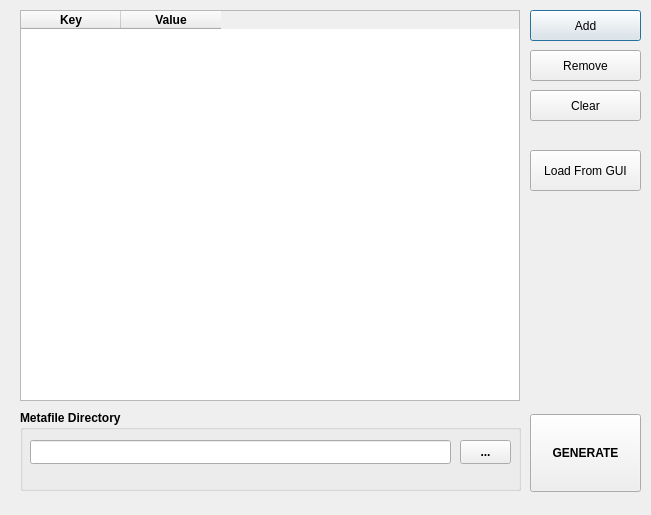
<?xml version="1.0" encoding="UTF-8"?>
<ui version="4.0">
 <class>DGGRIDDialogBase</class>
 <widget class="QDialog" name="DGGRIDDialogBase">
  <property name="enabled">
   <bool>true</bool>
  </property>
  <property name="geometry">
   <rect>
    <x>0</x>
    <y>0</y>
    <width>651</width>
    <height>515</height>
   </rect>
  </property>
  <property name="windowTitle">
   <string>Metafile Options</string>
  </property>
  <widget class="QTableWidget" name="table_options">
   <property name="geometry">
    <rect>
     <x>20</x>
     <y>10</y>
     <width>500</width>
     <height>391</height>
    </rect>
   </property>
   <property name="selectionMode">
    <enum>QAbstractItemView::SingleSelection</enum>
   </property>
   <property name="selectionBehavior">
    <enum>QAbstractItemView::SelectRows</enum>
   </property>
   <column>
    <property name="text">
     <string>Key</string>
    </property>
    <property name="font">
     <font>
      <weight>75</weight>
      <bold>true</bold>
     </font>
    </property>
   </column>
   <column>
    <property name="text">
     <string>Value</string>
    </property>
    <property name="font">
     <font>
      <weight>75</weight>
      <bold>true</bold>
     </font>
    </property>
   </column>
  </widget>
  <widget class="QPushButton" name="pb_addline">
   <property name="geometry">
    <rect>
     <x>530</x>
     <y>10</y>
     <width>111</width>
     <height>31</height>
    </rect>
   </property>
   <property name="text">
    <string>Add</string>
   </property>
  </widget>
  <widget class="QPushButton" name="pb_removeline">
   <property name="geometry">
    <rect>
     <x>530</x>
     <y>50</y>
     <width>111</width>
     <height>31</height>
    </rect>
   </property>
   <property name="text">
    <string>Remove</string>
   </property>
  </widget>
  <widget class="QPushButton" name="pb_cleartable">
   <property name="geometry">
    <rect>
     <x>530</x>
     <y>90</y>
     <width>111</width>
     <height>31</height>
    </rect>
   </property>
   <property name="text">
    <string>Clear</string>
   </property>
  </widget>
  <widget class="QPushButton" name="pb_loadFromGui">
   <property name="geometry">
    <rect>
     <x>530</x>
     <y>150</y>
     <width>111</width>
     <height>41</height>
    </rect>
   </property>
   <property name="font">
    <font>
     <weight>50</weight>
     <bold>false</bold>
    </font>
   </property>
   <property name="text">
    <string>Load From GUI</string>
   </property>
  </widget>
  <widget class="QGroupBox" name="groupBox_4">
   <property name="geometry">
    <rect>
     <x>20</x>
     <y>410</y>
     <width>501</width>
     <height>81</height>
    </rect>
   </property>
   <property name="sizePolicy">
    <sizepolicy hsizetype="Fixed" vsizetype="Fixed">
     <horstretch>0</horstretch>
     <verstretch>0</verstretch>
    </sizepolicy>
   </property>
   <property name="font">
    <font>
     <weight>75</weight>
     <bold>true</bold>
    </font>
   </property>
   <property name="title">
    <string>Metafile Directory</string>
   </property>
   <widget class="QLineEdit" name="le_wdir">
    <property name="enabled">
     <bool>true</bool>
    </property>
    <property name="geometry">
     <rect>
      <x>10</x>
      <y>30</y>
      <width>421</width>
      <height>24</height>
     </rect>
    </property>
    <property name="frame">
     <bool>true</bool>
    </property>
    <property name="alignment">
     <set>Qt::AlignLeading|Qt::AlignLeft|Qt::AlignVCenter</set>
    </property>
    <property name="placeholderText">
     <string/>
    </property>
   </widget>
   <widget class="QToolButton" name="btn_browse">
    <property name="geometry">
     <rect>
      <x>440</x>
      <y>30</y>
      <width>51</width>
      <height>24</height>
     </rect>
    </property>
    <property name="text">
     <string>...</string>
    </property>
   </widget>
   <widget class="QLabel" name="lbl_wdir">
    <property name="geometry">
     <rect>
      <x>478</x>
      <y>70</y>
      <width>131</width>
      <height>21</height>
     </rect>
    </property>
    <property name="text">
     <string/>
    </property>
    <property name="alignment">
     <set>Qt::AlignRight|Qt::AlignTrailing|Qt::AlignVCenter</set>
    </property>
   </widget>
  </widget>
  <widget class="QPushButton" name="pb_run">
   <property name="geometry">
    <rect>
     <x>530</x>
     <y>414</y>
     <width>111</width>
     <height>78</height>
    </rect>
   </property>
   <property name="font">
    <font>
     <weight>75</weight>
     <bold>true</bold>
    </font>
   </property>
   <property name="text">
    <string>GENERATE</string>
   </property>
  </widget>
 </widget>
 <resources/>
 <connections/>
</ui>
